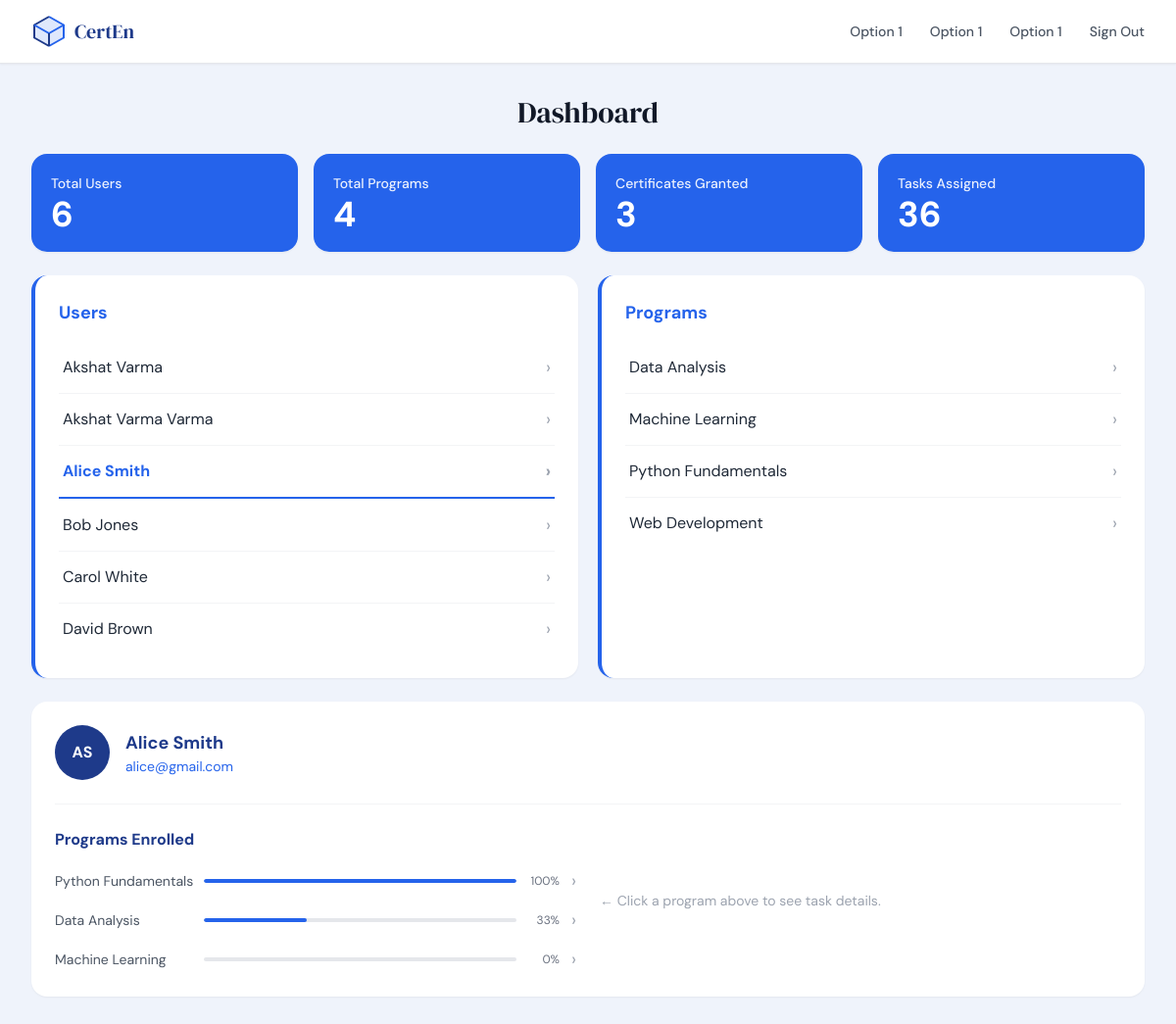
The page /admin?user_id=2&view=user on the database its author committed.
### models.py (models this page shows, shortened)
class User(db.Model):
    __tablename__ = "users"
    id         = db.Column(db.Integer, primary_key=True)
    first_name = db.Column(db.String(80),  nullable=False)
    last_name  = db.Column(db.String(80),  nullable=False)
    email      = db.Column(db.String(120), unique=True, nullable=False)
    dob        = db.Column(db.String(20))          # stored as "DD/MM/YYYY"
    is_admin   = db.Column(db.Boolean, default=False)
    created_at = db.Column(db.DateTime, default=lambda: datetime.now(timezone.utc))
    enrollments      = db.relationship("Enrollment",      back_populates="user", cascade="all, delete-orphan")
    task_completions = db.relationship("TaskCompletion",  back_populates="user", cascade="all, delete-orphan")
    certificates     = db.relationship("Certificate",     back_populates="user", cascade="all, delete-orphan")
    @property
    def full_name(self):
        return f"{self.first_name} {self.last_name}"
    @property
    def initials(self):
        return f"{self.first_name[0]}{self.last_name[0]}".upper()

class Program(db.Model):
    __tablename__ = "programs"
    id          = db.Column(db.Integer, primary_key=True)
    name        = db.Column(db.String(120), nullable=False)
    description = db.Column(db.Text)
    mode        = db.Column(db.String(20))   # Online / Offline / Hybrid
    created_at  = db.Column(db.DateTime, default=lambda: datetime.now(timezone.utc))
    enrollments  = db.relationship("Enrollment",  back_populates="program", cascade="all, delete-orphan")
    tasks        = db.relationship("Task",         back_populates="program", cascade="all, delete-orphan",
                                   order_by="Task.serial")
    certificates = db.relationship("Certificate", back_populates="program", cascade="all, delete-orphan")

### app.py (the view, shortened to what this page needs)
@app.route("/admin")
def admin_dashboard():
    selected_user_id    = request.args.get("user_id",    type=int)
    selected_program_id = request.args.get("program_id", type=int)
    view_mode           = request.args.get("view", "user")   # "user" | "program"
    users    = User.query.filter_by(is_admin=False).order_by(User.first_name).all()
    programs = Program.query.order_by(Program.name).all()
    selected_user    = User.query.get(selected_user_id)    if selected_user_id    else None
    selected_program = Program.query.get(selected_program_id) if selected_program_id else None
    stats = {
        "total_users":           User.query.filter_by(is_admin=False).count(),
        "total_programs":        Program.query.count(),
        "certificates_granted":  Certificate.query.filter_by(status="granted").count(),
        "tasks_assigned":        TaskCompletion.query.count(),
    }
    user_enrolled_programs = []
    user_task_rows         = []
    if selected_user:
        for enr in selected_user.enrollments:
            user_enrolled_programs.append({
                "id":       enr.program.id,
                "name":     enr.program.name,
                "progress": enr.progress,
            })
        if selected_program:
            user_task_rows = get_task_rows(selected_user.id, selected_program.id)
    program_enrolled_users = []
    program_task_rows      = []
    program_detail_user    = None
    prog_detail_user_id    = request.args.get("prog_user_id", type=int)
    return render_template(
        "admin_dashboard.html",
        stats=stats,
        users=users,
        programs=programs,
        selected_user=selected_user,
        selected_program=selected_program,
        view_mode=view_mode,
        user_enrolled_programs=user_enrolled_programs,
        user_task_rows=user_task_rows,
        program_enrolled_users=program_enrolled_users,
        program_task_rows=program_task_rows,
        program_detail_user=program_detail_user,
        prog_detail_user_id=prog_detail_user_id,
    )

### models.py (called while the page is built)
    @property
    def progress(self):
        total = len(self.program.tasks)
        if total == 0:
            return 0
        completed = TaskCompletion.query.filter_by(
            user_id=self.user_id, status="C"
        ).join(Task).filter(Task.program_id == self.program_id).count()
        return round((completed / total) * 100)

### templates/admin_dashboard.html (shortened to what this page needs)
{% extends "base.html" %}
{% block nav_links %}
  <a href="#" class="text-sm font-medium text-gray-600 hover:text-primary hover:underline hover:underline-offset-4 transition-colors">Option 1</a>
  <a href="#" class="text-sm font-medium text-gray-600 hover:text-primary hover:underline hover:underline-offset-4 transition-colors">Option 1</a>
  <a href="#" class="text-sm font-medium text-gray-600 hover:text-primary hover:underline hover:underline-offset-4 transition-colors">Option 1</a>
  <a href="{{ url_for('signout') }}" class="text-sm font-medium text-gray-600 hover:text-primary hover:underline hover:underline-offset-4 transition-colors">Sign Out</a>
{% endblock %}
{% block content %}
<div class="max-w-7xl mx-auto px-4 sm:px-6 lg:px-8 py-8 space-y-6">
  <h2 class="font-serif text-3xl text-center text-gray-900">Dashboard</h2>
  <div class="grid grid-cols-2 lg:grid-cols-4 gap-4">
    {% for label, value in [
        ('Total Users',          stats.total_users),
        ('Total Programs',       stats.total_programs),
        ('Certificates Granted', stats.certificates_granted),
        ('Tasks Assigned',       stats.tasks_assigned),
      ] %}
    <div class="bg-primary text-white rounded-2xl p-5 shadow-sm">
      <p class="text-sm font-medium opacity-90 mb-1">{{ label }}</p>
      <p class="text-4xl font-bold leading-none">{{ value }}</p>
    </div>
    {% endfor %}
  </div>
  <div class="grid grid-cols-1 md:grid-cols-2 gap-5">
    <div class="bg-white rounded-2xl shadow-sm border-l-4 border-primary p-6">
      <h3 class="text-lg font-bold text-primary mb-4">Users</h3>
      <ul class="divide-y divide-gray-100">
        {% for user in users %}
        <li>
          <a href="{{ url_for('admin_dashboard', user_id=user.id, view='user') }}"
             class="flex justify-between items-center py-3 px-1 transition-colors
               {% if selected_user and selected_user.id == user.id and view_mode == 'user' %}
                 text-primary font-bold border-b-2 border-primary
               {% else %}
                 text-gray-800 hover:text-primary
               {% endif %}">
            {{ user.full_name }}
            <span class="text-gray-400 text-lg">›</span>
          </a>
        </li>
        {% endfor %}
      </ul>
    </div>
    <div class="bg-white rounded-2xl shadow-sm border-l-4 border-primary p-6">
      <h3 class="text-lg font-bold text-primary mb-4">Programs</h3>
      <ul class="divide-y divide-gray-100">
        {% for program in programs %}
        <li>
          <a href="{{ url_for('admin_dashboard', program_id=program.id, view='program') }}"
             class="flex justify-between items-center py-3 px-1 transition-colors
               {% if selected_program and selected_program.id == program.id and view_mode == 'program' %}
                 text-primary font-bold border-b-2 border-primary
               {% else %}
                 text-gray-800 hover:text-primary
               {% endif %}">
            {{ program.name }}
            <span class="text-gray-400 text-lg">›</span>
          </a>
        </li>
        {% endfor %}
      </ul>
    </div>
  </div>
  {% if selected_user and view_mode == 'user' %}
  <div class="bg-white rounded-2xl shadow-sm p-6 space-y-6">
    <div class="flex items-center gap-4">
      <div class="w-14 h-14 rounded-full bg-navy text-white flex items-center justify-center font-bold text-base shrink-0">
        {{ selected_user.initials }}
      </div>
      <div>
        <h3 class="text-lg font-bold text-navy">{{ selected_user.full_name }}</h3>
        <p class="text-sm text-primary">{{ selected_user.email }}</p>
      </div>
    </div>
    <div class="grid grid-cols-1 md:grid-cols-2 gap-6 border-t border-gray-100 pt-6">
      <div>
        <h4 class="font-bold text-navy mb-4">Programs Enrolled</h4>
        {% if user_enrolled_programs %}
          <div class="space-y-3">
            {% for prog in user_enrolled_programs %}
            <div class="flex items-center gap-2 text-sm">
              <a href="{{ url_for('admin_dashboard', user_id=selected_user.id, program_id=prog.id, view='user') }}"
                 class="text-gray-600 w-36 shrink-0 hover:text-primary transition-colors truncate">
                {{ prog.name }}
              </a>
              <div class="flex-1 h-1 bg-gray-200 rounded-full overflow-hidden">
                <div class="prog-fill h-full" style="width:{{ prog.progress }}%"></div>
              </div>
              <span class="text-gray-500 w-9 text-right shrink-0 text-xs">{{ prog.progress }}%</span>
              <a href="{{ url_for('admin_dashboard', user_id=selected_user.id, program_id=prog.id, view='user') }}"
                 class="text-gray-400 hover:text-primary text-lg ml-1 transition-colors">›</a>
            </div>
            {% endfor %}
          </div>
        {% else %}
          <p class="text-sm text-gray-400">Not enrolled in any programs.</p>
        {% endif %}
      </div>
      {% if selected_program %}
      <div>
        <h4 class="font-bold text-navy mb-1">{{ selected_program.name }} — Task Details</h4>
        <div class="overflow-x-auto">
          <table class="w-full text-sm">
            <thead>
              <tr class="border-b border-gray-200">
                <th class="text-left py-2 px-2 font-bold text-gray-800">Serial</th>
                <th class="text-left py-2 px-2 font-bold text-gray-800">Task Name</th>
                <th class="text-left py-2 px-2 font-bold text-gray-800">Due Date</th>
                <th class="text-left py-2 px-2 font-bold text-gray-800">Status</th>
              </tr>
            </thead>
            <tbody>
              {% for row in user_task_rows %}
              <tr class="border-b border-gray-50">
                <td class="py-3 px-2 text-gray-600">{{ row.serial }}</td>
                <td class="py-3 px-2 text-gray-600">{{ row.name }}</td>
                <td class="py-3 px-2 text-gray-600">{{ row.due_date }}</td>
                <td class="py-3 px-2 status-{{ row.status | lower }}">{{ row.status }}</td>
              </tr>
              {% endfor %}
            </tbody>
          </table>
        </div>
        <form action="{{ url_for('grant_certificate') }}" method="POST" class="flex justify-end mt-4">
          <input type="hidden" name="user_id"    value="{{ selected_user.id }}" />
          <input type="hidden" name="program_id" value="{{ selected_program.id }}" />
          <button type="submit"
                  class="bg-gray-300 text-gray-600 font-semibold rounded-full px-6 py-2 text-sm
                         hover:bg-primary hover:text-white transition-colors">
            Grant Certificate
          </button>
        </form>
      </div>
      {% else %}
        <p class="text-sm text-gray-400 self-center">← Click a program above to see task details.</p>
      {% endif %}
    </div>
  </div>
  {% endif %}
</div>
{% endblock %}

### templates/base.html (style rules this page uses)
body { font-family: 'DM Sans', sans-serif; }
.prog-fill { background:#2563EB; height:4px; border-radius:9999px; }

### rows shown on the page
User: full_name "Akshat Varma"
User: full_name "Akshat Varma Varma"
User: full_name "Alice Smith", initials "AS", email "alice@gmail.com"
User: full_name "Bob Jones"
User: full_name "Carol White"
User: full_name "David Brown"
Program: name "Data Analysis", progress "33"
Program: name "Machine Learning", progress "0"
Program: name "Python Fundamentals", progress "100"
Program: name "Web Development"

### other values the page prints
{{ label }} "Total Users" "Total Programs" "Certificates Granted" "Tasks Assigned"
{{ value }} "6" "4" "3" "36"
